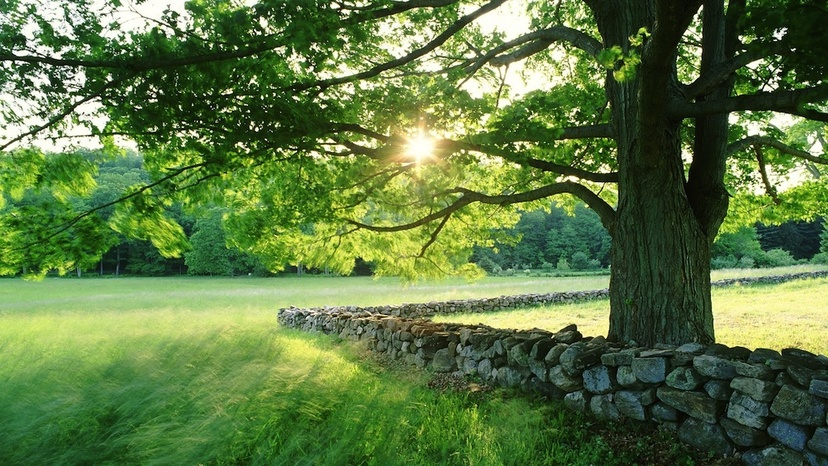
%> input picture TP2 (Fourier tranform, Wiener filter and deblurring)/DELORO_Code/TIVA_TP2a/TIVA_TP2a/treewall.jpg, 828 x 466 px, shrunk from 1024 x 576 before the run
$ octave fft.m   (GNU Octave 9; MATLAB toolbox functions it lacks are replaced by stand-ins)
%> lines starting %> are read from the running program, lines starting %| are printed output that depends on the picture
### TP2 (Fourier tranform, Wiener filter and deblurring)/DELORO_Code/TIVA_TP2a/TIVA_TP2a/get_luminance.m
function I=get_luminance(Irgb)
    I=0.2989*Irgb(:,:,1)+0.5870*Irgb(:,:,2)+0.1140*Irgb(:,:,3);
end

### TP2 (Fourier tranform, Wiener filter and deblurring)/DELORO_Code/TIVA_TP2a/TIVA_TP2a/low_pass_filter.m
function F=low_pass_filter(h,w,fc)
#building a low-pass filter for h*w dimensions and fc cut-off frequency,
#adapted for images whose low-frequences have been previously shifted at the middle

freq_x=1:w;
freq_x=ceil(w*(1-fc)/2.)<freq_x & freq_x<ceil(w*(1+fc)/2.); #1D low-pass filter
freq_y=1:h;
freq_y=ceil(h*(1-fc)/2.)<freq_y & freq_y<ceil(h*(1+fc)/2.);
F=freq_y'*freq_x;  #2D low-pass filter

end

### TP2 (Fourier tranform, Wiener filter and deblurring)/DELORO_Code/TIVA_TP2a/TIVA_TP2a/fft.m
#1. TRANSFORMEE DE FOURIER D'UNE IMAGE

#Loading the image
Irgb=imread('treewall.jpg');
%> Irgb is the input picture: size 466x828x3 uint8; mean R, G, B 92.8, 120.4, 66.5
Irgb=double(Irgb)./255;
%> Irgb: size 466x828x3 double
Ib=get_luminance(Irgb); % convert the color image into grayscale
%> in get_luminance, `I=0.2989*Irgb(:,:,1)+0.5870*Irgb(:,:,2)+0.1140*Irgb(:,:,3);`:
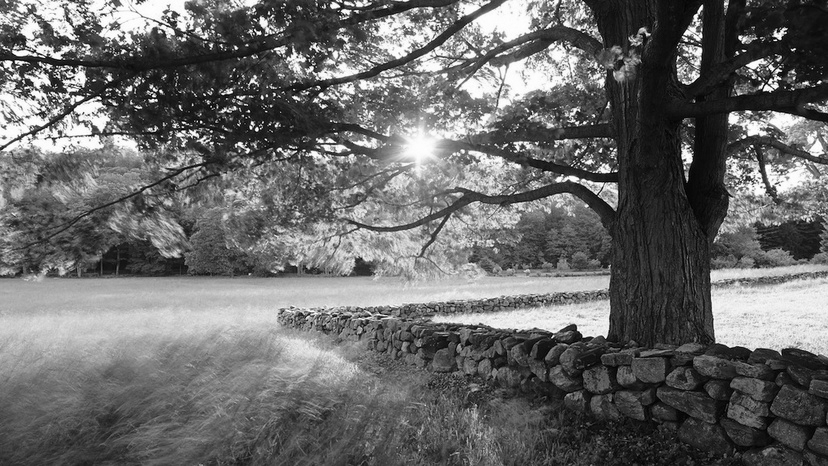
%> I: size 466x828 double; min 0.0046, max 1, mean 0.416
[h,w,c]=size(Ib);
%> h = 466; w = 828; c = 1

#Showing RGB & BW images
figure(1);
subplot(1,2,1);
image(Irgb);
axis off;
axis image;
title('Image RGB');
subplot(1,2,2);
imagesc(Ib);
colormap(gray);
axis image off;
title('Image en noir et blanc');

if ~exist('results')
    mkdir('results')
end
print(1,'results/images.jpg','-djpeg');

#Computing the FFT
fourier=fft2(Ib); #2-dimensional fft
fourier_shifted=fftshift(fourier);
#visualizing with low-frequences at the middle of the image
fourier_real=real(fourier_shifted);
fourier_imag=imag(fourier_shifted);
fourier_mod=abs(fourier_shifted);
fourier_phase=imag(log(fourier_shifted));
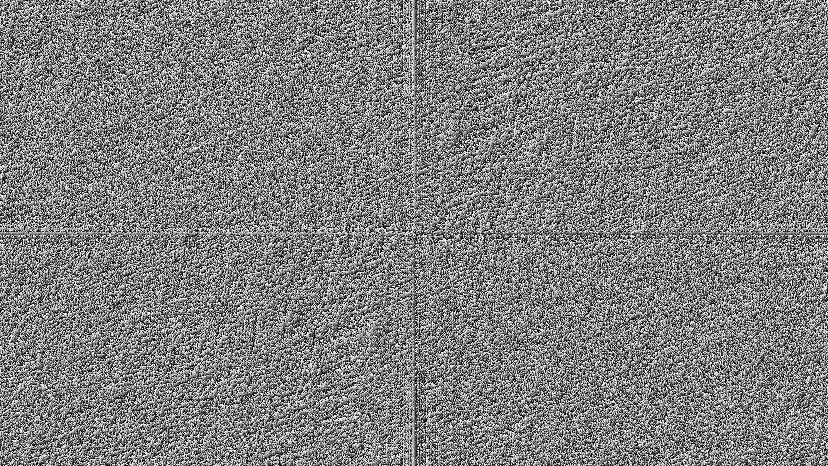
%> fourier_phase: size 466x828 double; min -3.14, max 3.14, mean 8.14e-06; drawn with min black and max white

figure(2);
subplot(2,2,1);
imagesc(log(abs(fourier_real)));
colormap(gray);
axis image off;
title('Partie reelle');
subplot(2,2,2);
imagesc(log(abs(fourier_imag)));
colormap(gray);
axis image off;
title('Partie imaginaire');
figure(2);
subplot(2,2,3);
imagesc(log(fourier_mod));
axis off;
axis image;
title('Logarithme du module');
subplot(2,2,4);
imagesc(fourier_phase);
colormap(gray);
axis image off;
title('Phase');
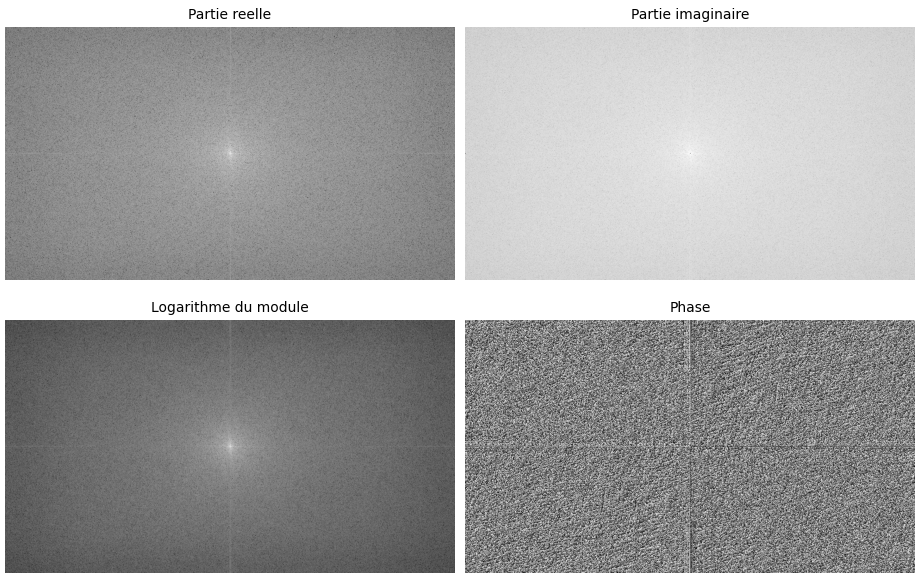
%> figure redrawn from the program's plot data, 4 panels
print(2,'results/fft.jpg','-djpeg');

#Results of the low-pass filter applied the wall-tree image

#building a low-pass filter for h*w dimensions and fc cut-off frequency,
#adapted for images whose low-frequences have been previously shifted at the middle
fc=0.75;
filter=low_pass_filter(h,w,fc);
#applying a low_pass_filter on the fourier transform shifted
fourier_filtered_shifted=filter.*fourier_shifted;

figure(3);
subplot(2,2,1);
imagesc(log(fourier_mod));
colormap(gray);
axis image off;
title('Log du module de la fft');
subplot(2,2,2);
imagesc(filter);
colormap(gray);
axis image off;
title('Filtre passe-bas');
subplot(2,2,3);
image(log(abs(fourier_filtered_shifted)));
colormap(gray);
axis image off;
title('Log du module de la fft filtree a 0.75 et shiftee');
subplot(2,2,4);
imagesc(real(ifft2(ifftshift(fourier_filtered_shifted))));
axis off;
axis image;
title('Ifft de la fft filtree a 0.75 ');
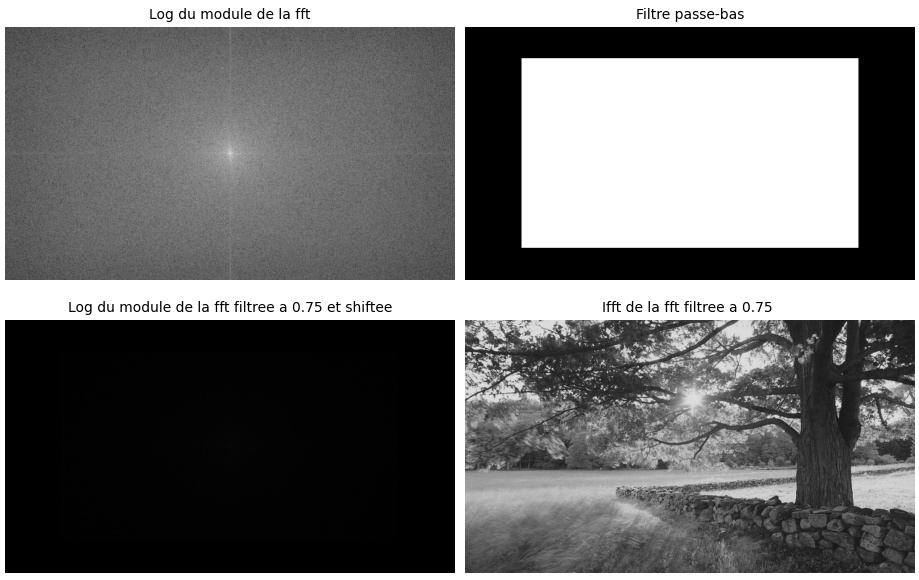
%> figure redrawn from the program's plot data, 4 panels
print(3,'results/passe_bas.jpg','-djpeg');

figure(4);
subplot(2,2,1);
imagesc(real(ifft2(ifftshift(low_pass_filter(h,w,0.1).*fourier_shifted))));
colormap(gray);
axis off;
axis image;
title('Ifft de la fft filtree a 0.1 ');
subplot(2,2,2);
imagesc(real(ifft2(ifftshift(low_pass_filter(h,w,0.3).*fourier_shifted))));
axis off;
axis image;
title('Ifft de la fft filtree a 0.3 ');
subplot(2,2,3);
imagesc(real(ifft2(ifftshift(low_pass_filter(h,w,0.6).*fourier_shifted))));
axis off;
axis image;
title('Ifft de la fft filtree a 0.6 ');
subplot(2,2,4);
imagesc(real(ifft2(ifftshift(low_pass_filter(h,w,0.9).*fourier_shifted))));
axis off;
axis image;
title('Ifft de la fft filtree a 0.9 ');
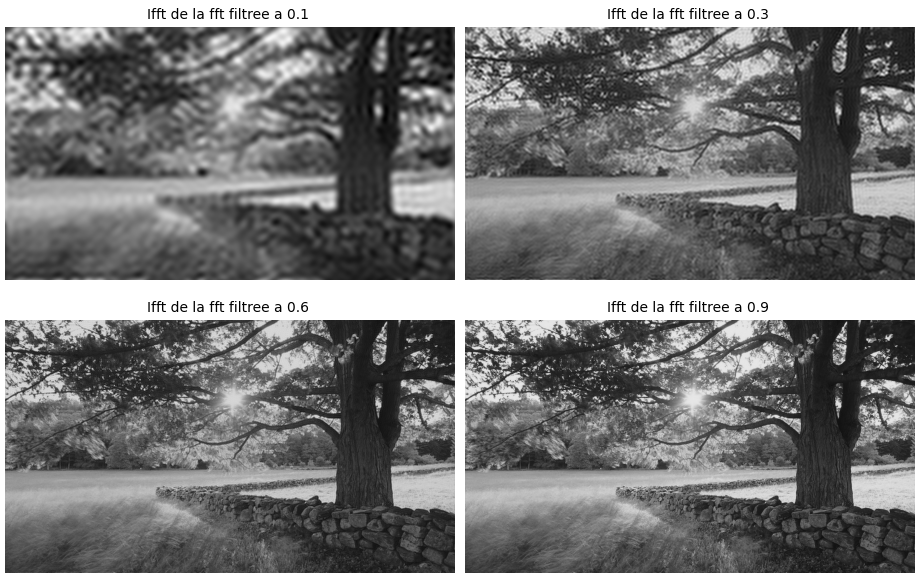
%> figure redrawn from the program's plot data, 4 panels
print(4,'results/passe_bas_try.jpg','-djpeg');

#Results of the low-pass filter applied to a black rectangle on white background

#building the black rectangle on white background
abs=1:w;
%> abs = 828 values from 1 to 828
abs=ceil(w*0.30)<abs & abs<ceil(w*0.70);
%> abs = 828 logical values, 330 true
ord=1:h;
%> ord = 466 values from 1 to 466
ord=ceil(h*0.35)<ord & ord<ceil(h*0.65);
%> ord = 466 logical values, 138 true
Rect=!(ord'*abs);

#fft computing
Rect_fourier=fft2(Rect);
Rect_fourier_shifted=fftshift(Rect_fourier);
%> (the run ends here)
